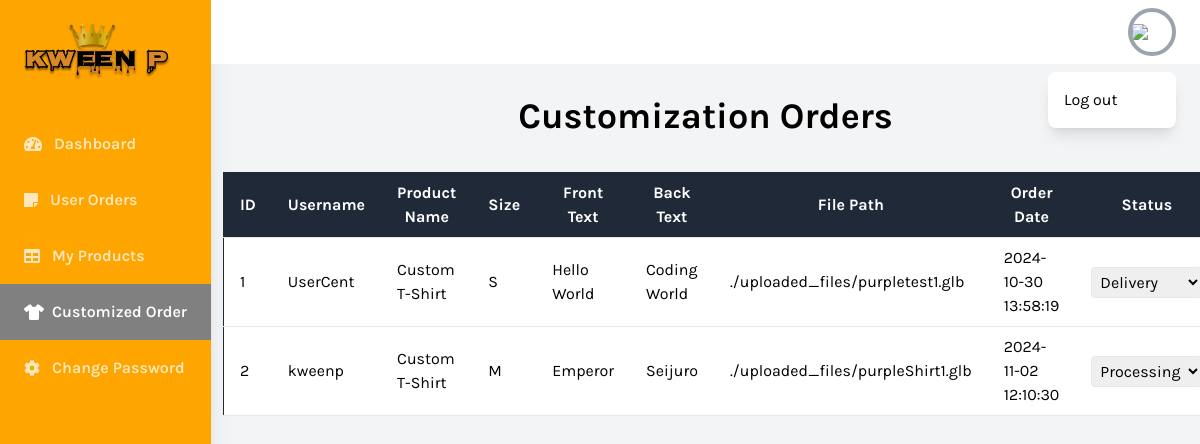
The page /customizationOrder.php (signed in) on the database its author committed.
### tables this page shows
CREATE TABLE `customization_orders` (
  `id` int(11) NOT NULL,
  `user_id` int(11) NOT NULL,
  `product_name` varchar(255) NOT NULL,
  `size` enum('S','M','L','XL','XXL') NOT NULL,
  `customizations` longtext DEFAULT NULL CHECK (json_valid(`customizations`)),
  `front_text` varchar(255) DEFAULT NULL,
  `back_text` varchar(255) DEFAULT NULL,
  `order_date` timestamp NOT NULL DEFAULT current_timestamp(),
  `updated_at` timestamp NOT NULL DEFAULT current_timestamp() ON UPDATE current_timestamp(),
  `status` enum('Pending','Processing','Completed','Cancelled','Delivery') DEFAULT 'Pending',
  `file_path` varchar(512) DEFAULT NULL
);

CREATE TABLE `users` (
  `id` int(11) NOT NULL,
  `username` varchar(50) NOT NULL,
  `email` varchar(100) NOT NULL,
  `password` varchar(255) NOT NULL,
  `contact_no` varchar(15) DEFAULT NULL,
  `address` text DEFAULT NULL,
  `role` enum('user','admin') DEFAULT 'user',
  `created_at` timestamp NOT NULL DEFAULT current_timestamp()
);

### customizationOrder.php (the view, shortened to what this page needs)
<?php
include 'db_connection.php';
$query = "
    SELECT co.*, u.username
    FROM customization_orders co
    JOIN users u ON co.user_id = u.id
    LIMIT 10";
$result = $db->query($query);
?>
<!DOCTYPE html>
<html lang="en">
<head>
    <script src="https://cdn.tailwindcss.com"></script>
</head>
<body class="bg-gray-100 font-family-karla flex">
<aside class="relative bg-sidebar h-screen w-64 hidden sm:block shadow-xl">
    <div class="p-6">
        <img src="images/logo1.png" alt="">
    </div>
    <nav class="text-white text-base font-semibold pt-3">
        <a href="adminDashboard.php" class="flex items-center text-white opacity-75 hover:opacity-100 py-4 pl-6 nav-item">
            <i class="fas fa-tachometer-alt mr-3"></i>
            Dashboard
        </a>
        <a href="userOrder.php" class="flex items-center text-white opacity-75 hover:opacity-100 py-4 pl-6 nav-item">
            <i class="fas fa-sticky-note mr-3"></i>
            User Orders
        </a>
        <a href="myProducts.php" class="flex items-center text-white opacity-75 hover:opacity-100 py-4 pl-6 nav-item">
            <i class="fas fa-table mr-3"></i>
            My Products
        </a>
        <a href="customizationOrder.php" class="flex items-center active-nav-link text-white py-4 pl-6 nav-item">
            <i class="fa-solid fa-shirt mr-2"></i>
            Customized Order
        </a>
        <a href="adminChangePassword.php" class="flex items-center text-white opacity-75 hover:opacity-100 py-4 pl-6 nav-item">
            <i class="fa fa-cog mr-3"></i>
            Change Password
        </a>
    </nav>
</aside>
<div class="relative w-full flex flex-col h-screen overflow-y-hidden">
    <header class="w-full items-center bg-white py-2 px-6 hidden sm:flex">
        <div x-data="{ isOpen: false }" class="relative w-1/2 flex justify-end">
            <button @click="isOpen = !isOpen" class="realtive z-10 w-12 h-12 rounded-full overflow-hidden border-4 border-gray-400 hover:border-gray-300 focus:border-gray-300 focus:outline-none">
                <img src="https://tse1.mm.bing.net/th?id=OIP.V0NH3fa-mZ4AJ94SEQTy_wHaHa&pid=Api&P=0&h=220">
            </button>
            <button x-show="isOpen" @click="isOpen = false" class="h-full w-full fixed inset-0 cursor-default"></button>
            <div x-show="isOpen" class="absolute w-32 bg-white rounded-lg shadow-lg py-2 mt-16">
                <a href="logout.php" class="block px-4 py-2 account-link hover:text-white">Log out</a>
            </div>
        </div>
    </header>
    <div class="container mx-auto p-3 ">
        <div class="text-center p-5"><h1 class="text-4xl font-bold mb-4">Customization Orders</h1></div>
        <?php
        if ($result->num_rows > 0) {
            echo "<table class='min-w-full bg-white border border-gray-800'>";
            echo "<thead><tr class='bg-gray-800 text-white'>";
            echo "<th class='py-2 px-4 border-b'>ID</th>";
            echo "<th class='py-2 px-4 border-b'>Username</th>";
            echo "<th class='py-2 px-4 border-b'>Product Name</th>";
            echo "<th class='py-2 px-4 border-b'>Size</th>";
            echo "<th class='py-2 px-4 border-b'>Front Text</th>";
            echo "<th class='py-2 px-4 border-b'>Back Text</th>";
            echo "<th class='py-2 px-4 border-b'>File Path</th>";
            echo "<th class='py-2 px-4 border-b'>Order Date</th>";
            echo "<th class='py-2 px-4 border-b'>Status</th>";
            echo "</tr></thead>";
            echo "<tbody>";
            while ($row = $result->fetch_assoc()) {
                echo "<tr class='hover:bg-gray-100'>";
                echo "<td class='border-b px-4 py-2'>{$row['id']}</td>";
                echo "<td class='border-b px-4 py-2'>" . htmlspecialchars($row['username']) . "</td>";
                echo "<td class='border-b px-4 py-2'>{$row['product_name']}</td>";
                echo "<td class='border-b px-4 py-2'>{$row['size']}</td>";
                echo "<td class='border-b px-4 py-2'>" . htmlspecialchars($row['front_text']) . "</td>";
                echo "<td class='border-b px-4 py-2'>" . htmlspecialchars($row['back_text']) . "</td>";
                echo "<td class='border-b px-4 py-2'>" . htmlspecialchars($row['file_path']) . "</td>";
                echo "<td class='border-b px-4 py-2'>{$row['order_date']}</td>";
                echo "<td class='border-b px-4 py-2'>
                        <form action='updateCustomizationOrderStatus.php' method='POST' class='inline'>
                            <input type='hidden' name='order_id' value='{$row['id']}'>
                            <select name='status' class='border rounded p-1' onchange='this.form.submit()'>";
                $statuses = ['Pending', 'Processing', 'Delivery', 'Completed', 'Cancelled'];
                foreach ($statuses as $status) {
                    $selected = ($status === $row['status']) ? 'selected' : '';
                    echo "<option value='$status' $selected>$status</option>";
                }
                echo "      </select>
                        </form>
                      </td>";
                echo "</tr>";
            }
            echo "</tbody></table>";
        } else {
            echo "<p class='text-gray-700'>No customization orders found.</p>";
        }
        ?>
    </div>
</div>
<link rel="stylesheet" href="https://cdnjs.cloudflare.com/ajax/libs/font-awesome/6.0.0-beta3/css/all.min.css">
</body>
</html>

### customizationOrder.php (style rules this page uses)
.font-family-karla { font-family: karla; }
.bg-sidebar { background: orange; }
.active-nav-link { background: grey; }

### rows shown on the page
customization_orders: id "1", user.username "UserCent", product_name "Custom T-Shirt", size "S", front_text "Hello World", back_text "Coding World", file_path "./uploaded_files/purpletest1.glb", order_date "2024-10-30 13:58:19"
customization_orders: id "2", user.username "kweenp", product_name "Custom T-Shirt", size "M", front_text "Emperor", back_text "Seijuro", file_path "./uploaded_files/purpleShirt1.glb", order_date "2024-11-02 12:10:30"

### other values the page prints
form field status "Delivery"
form field status "Processing"
